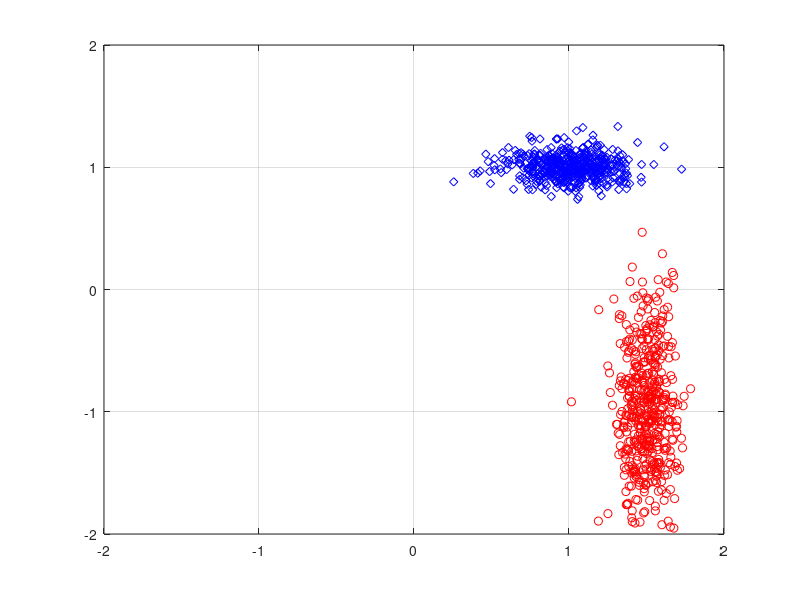

Write the MATLAB code that produced this figure.
clc
close all
clear all


% Number of samples
N = 1000;

% Samples for class 1
X1 = [1; 1]*ones(1,N/2) + diag([0.2 0.1])*randn(2,N/2);%*2;

% Samples for class 2
X2 = [1.5; -1]*ones(1,N/2) + diag([0.1 0.5])*randn(2,N/2);%*2;

% All Samples
X = [X1 X2];

% Gr�fico de dispers�o
figure,  plot(X1(1,:),X1(2,:),'bd')
hold on, plot(X2(1,:),X2(2,:),'ro')
grid on
axis([-2 2 -2 2])

% Vetor com as classes
y = [ones(N/2,1); -ones(N/2,1)];

% Formula��o da programa��o quadr�tica
H = eye(3);
H(3,3) = 0;
f = zeros(3,1);
A(1,:) = y.'.*X(1,:);
A(2,:) = y.'.*X(2,:);
A(3,:) = y.';
A = -A.';
b = -ones(N,1);

% Chamada da fun��o de otimiza��o
wb = quadprog(H,f,A,b);
w = wb(1:2);
b = wb(3);

% Estimated classes
y_est = sign(w.'*X + b).';

% Error rate
error_rate = length(find(y~=y_est))/length(y)

% Plot separation line
x1 = linspace(-2,2,20);
x2 = -w(1)/w(2)*x1 - b/w(2);
hold on,plot(x1,x2);

% Plot margin lines
hold on,plot(x1,x2-1/w(2));
hold on,plot(x1,x2+1/w(2));

